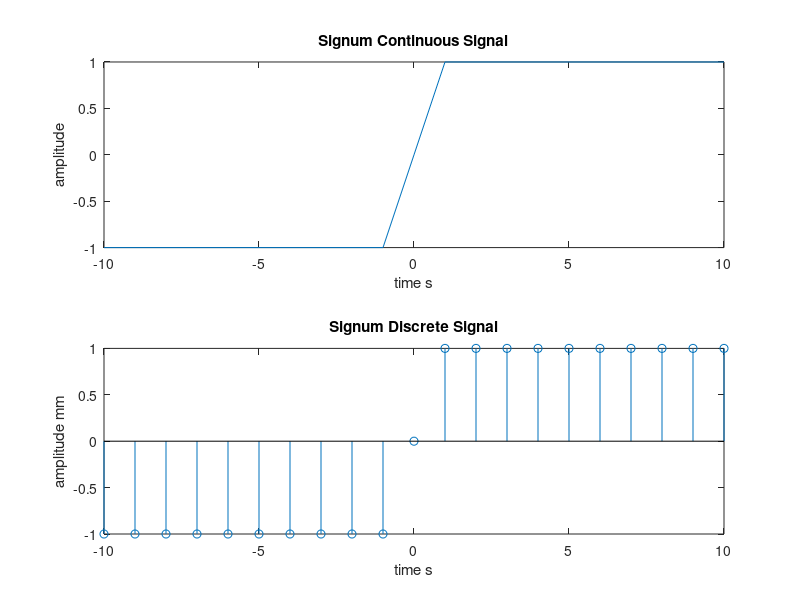

Write the MATLAB code that produced this figure.
clc;
clear;
close all;

% Signum Signal
time = -10:1:10;
signumSignal = [-ones(1, 10) 0 ones(1,10)];

subplot(2, 1, 1)
plot(time, signumSignal);
xlabel('time s');
ylabel('amplitude');
title('Signum Continuous Signal');

subplot(2, 1, 2)
stem(time, signumSignal);
xlabel('time s');
ylabel('amplitude mm');
title('Signum Discrete Signal')
